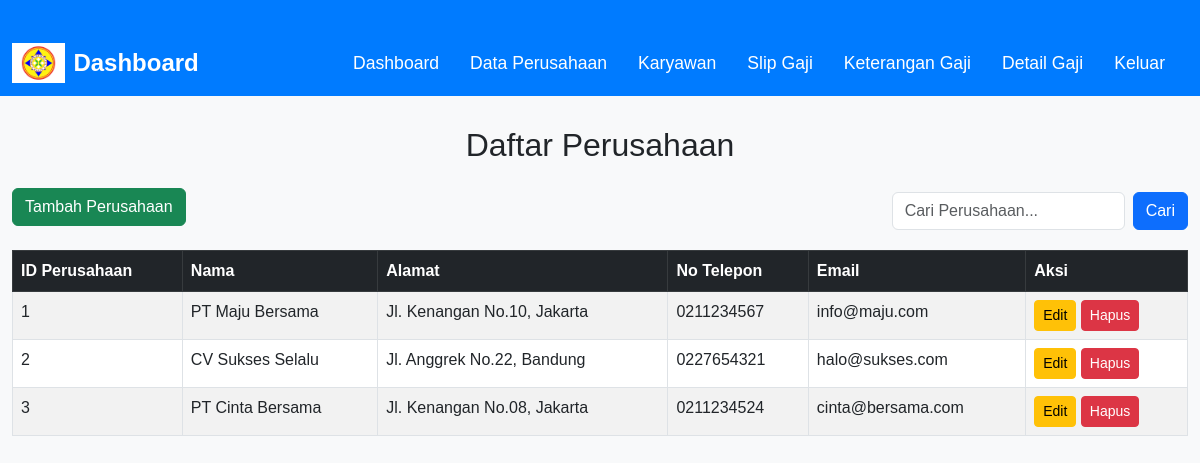
The page /perusahaan/index.php on the database its author committed.
### tables this page shows
CREATE TABLE `perusahaan` (
  `id` int(11) NOT NULL,
  `nama` varchar(100) DEFAULT NULL,
  `alamat` text DEFAULT NULL,
  `no_telpon` varchar(20) DEFAULT NULL,
  `email` varchar(100) DEFAULT NULL
);

### perusahaan/index.php (the view, shortened to what this page needs)
<?php
include('../config/koneksi.php');
$search = "";
$sql = "SELECT * FROM perusahaan WHERE nama LIKE '%$search%' OR id LIKE '%$search%'";
$result = mysqli_query($conn, $sql);
?>
<!DOCTYPE html>
<html lang="id">
<head>
    <link href="https://cdn.jsdelivr.net/npm/bootstrap@5.3.0/dist/css/bootstrap.min.css" rel="stylesheet">
</head>
<body>
<nav class="navbar navbar-expand-lg navbar-dark">
    <div class="container-fluid">
        <a class="navbar-brand d-flex align-items-center" href="../dashboard.php">
    <img src="../assets/img/logo.png" alt="Logo" class="img-fluid me-2" style="height: 40px;">
    Dashboard
</a>
        <div class="collapse navbar-collapse justify-content-end">
            <ul class="navbar-nav">
            <li class="nav-item"><a class="nav-link" href="../dashboard.php">Dashboard</a></li>
                <li class="nav-item"><a class="nav-link active" href="#">Data Perusahaan</a></li>
                <li class="nav-item"><a class="nav-link" href="../keterangan_gaji/index.php">Karyawan</a></li>
                <li class="nav-item"><a class="nav-link" href="../slip_gaji/index.php">Slip Gaji</a></li>
                <li class="nav-item"><a class="nav-link" href="../keterangan_gaji/index.php">Keterangan Gaji</a></li>
                <li class="nav-item"><a class="nav-link" href="../detail_gaji/.index.php">Detail Gaji</a></li>
                <li class="nav-item"><a class="nav-link" href="../logout/index.php">Keluar</a></li>
            </ul>
        </div>
    </div>
</nav>
<div class="container-fluid">
    <h2 class="text-center mb-4">Daftar Perusahaan</h2>
    <div class="d-flex justify-content-between align-items-center mb-3 flex-wrap">
        <a href="tambah.php" class="btn btn-success mb-2">Tambah Perusahaan</a>
        <form method="POST" action="" class="d-flex" style="gap: 0.5rem;">
            <input type="text" class="form-control" name="search" placeholder="Cari Perusahaan..." value="<?php echo $search; ?>">
            <button class="btn btn-primary" type="submit">Cari</button>
        </form>
    </div>
    <table class="table table-striped table-bordered table-hover">
    <thead class="table-dark">
        <tr>
            <th>ID Perusahaan</th>
            <th>Nama</th>
            <th>Alamat</th>
            <th>No Telepon</th>
            <th>Email</th>
            <th>Aksi</th>
        </tr>
    </thead>
    <tbody>
        <?php
        if (mysqli_num_rows($result) > 0) {
            while($row = mysqli_fetch_assoc($result)) { ?>
                <tr>
                    <td><?php echo $row['id']; ?></td>
                    <td><?php echo $row['nama']; ?></td>
                    <td><?php echo $row['alamat']; ?></td>
                    <td><?php echo $row['no_telpon']; ?></td>
                    <td><?php echo $row['email']; ?></td>
                    <td>
                        <a href="edit.php?id=<?php echo $row['id']; ?>" class="btn btn-warning btn-sm">Edit</a>
                        <a href="hapus.php?id=<?php echo $row['id']; ?>" class="btn btn-danger btn-sm" onclick="return confirm('Apakah Anda yakin ingin menghapus?')">Hapus</a>
                    </td>
                </tr>
            <?php }
        } else {
            echo "<tr><td colspan='6' class='text-center'>Tidak ada data perusahaan.</td></tr>";
        }
        ?>
    </tbody>
</table>
</div>
</body>
</html>

### perusahaan/index.php (style rules this page uses)
body { background-color: #f8f9fa; font-family: 'Arial', sans-serif; }
.navbar { background-color: #007bff; }
.navbar-brand { font-size: 1.5rem; font-weight: bold; }
.navbar-nav .nav-link { color: white !important; text-decoration: none; font-size: 1.1rem; margin-right: 15px; }
.container-fluid { margin-top: 30px; max-width: 1200px; }

### rows shown on the page
perusahaan: id "1", nama "PT Maju Bersama", alamat "Jl. Kenangan No.10, Jakarta", no_telpon "0211234567", email "info@maju.com"
perusahaan: id "2", nama "CV Sukses Selalu", alamat "Jl. Anggrek No.22, Bandung", no_telpon "0227654321", email "halo@sukses.com"
perusahaan: id "3", nama "PT Cinta Bersama", alamat "Jl. Kenangan No.08, Jakarta", no_telpon "0211234524", email "cinta@bersama.com"
